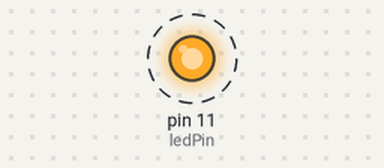
A sketch run on a simulated Arduino Uno, built with avr-gcc and run on an emulated ATmega328P. On the bench: output pins drawn as LEDs (lit = HIGH). Dashed ring = blinking.

Above: at 0.5 s.
Timing chart, 0 to 3.5 s (numbered marks = the images above):
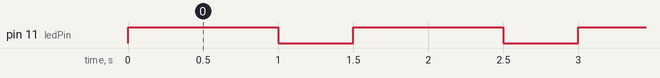

Measured:
- by itself, pin 11 (ledPin): alternates HIGH for 1.0 s and LOW for 0.50 s

The sketch:

_3-ledFunction.ino
```cpp
const int ledPin = 11;

void setup() {
  pinMode(ledPin, OUTPUT);
}

void loop() {
  ledUpdate(ledPin, 1000, HIGH);
  ledUpdate(ledPin, 500, LOW);
}

void ledUpdate(int pin, int waitTime, bool value){
  digitalWrite(pin, value);
  delay(waitTime);
}
```
